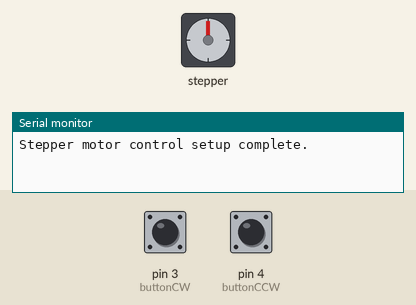
Recording of a sketch running on a simulated Arduino Uno, built with avr-gcc and run on an emulated ATmega328P. Parts: stepper motor, the last lines printed to the serial monitor. The inputs (shaded band) are chosen by the test bench; at power-on: pin 3 (buttonCW) HIGH, pin 4 (buttonCCW) HIGH. Stepper angles assume 2048 steps per turn.

Above: at 1.2 s.
1.3 s: pin 3 (buttonCW) pulled LOW for 0.15 s
At 1.6 s:
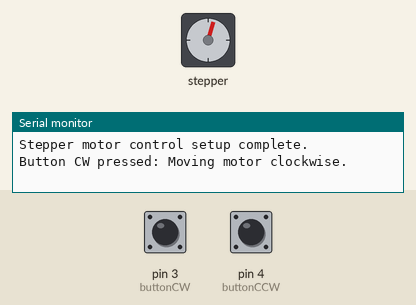
2.9 s: pin 4 (buttonCCW) pulled LOW for 0.15 s
At 3.7 s:
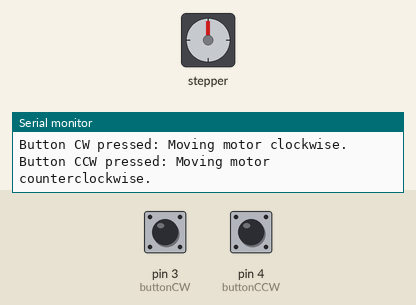
4.9 s: pin 4 (buttonCCW) pulled LOW for 1 s
At 6.0 s:
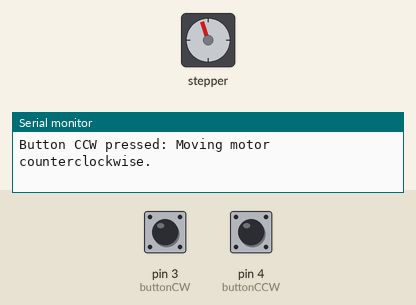
7.4 s: pin 4 (buttonCCW) pulled LOW for 0.15 s
At 9.1 s:
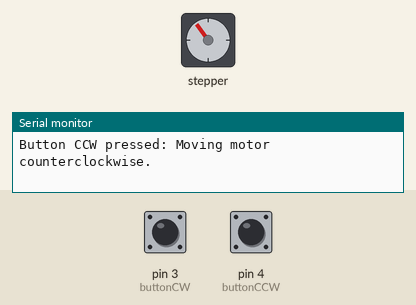
9.5 s: pin 4 (buttonCCW) pulled LOW for 3.2 s
At 11.2 s:
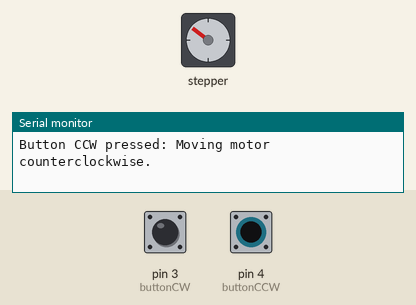
14.2 s: pin 4 (buttonCCW) pulled LOW for 0.15 s
At 15.5 s:
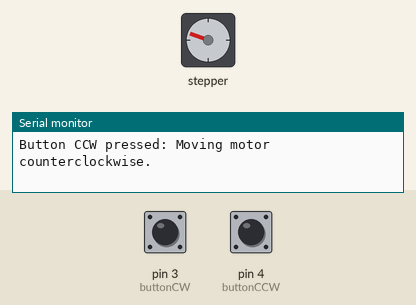
Timing chart, 0 to 17.2 s (numbered marks = the images above; inputs shaded):
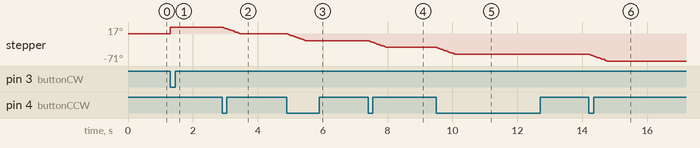

The sketch:

Control_StepperMotor.ino
```cpp
#include <Stepper.h>

// Define the number of steps per revolution for your motor
const int stepsPerRevolution = 2048;  // For 28BYJ-48 stepper motor

// Initialize the stepper library on pins 8 through 11:
Stepper myStepper(stepsPerRevolution, 8, 10, 9, 11);

// Define button pins
const int buttonCW = 3;  // Button to move motor CW
const int buttonCCW = 4; // Button to move motor CCW

// Variables to store the previous state of the buttons
bool prevButtonCWState = HIGH;
bool prevButtonCCWState = HIGH;

void setup() {
  // Initialize the serial communication
  Serial.begin(9600);

  // Set up the button pins as inputs with internal pull-up resistors
  pinMode(buttonCW, INPUT_PULLUP);
  pinMode(buttonCCW, INPUT_PULLUP);

  // Print initial state
  Serial.println("Stepper motor control setup complete.");
}

void loop() {
  // Read the state of the buttons
  bool buttonCWState = digitalRead(buttonCW);
  bool buttonCCWState = digitalRead(buttonCCW);

  // Check for changes in button CW state
  if (buttonCWState != prevButtonCWState) {
    if (buttonCWState == LOW) {
      // ButtonCW pressed, move motor CW
      myStepper.step(100);  // Adjust the number of steps per button press
      myStepper.setSpeed(5);
      Serial.println("Button CW pressed: Moving motor clockwise.");
    }
    prevButtonCWState = buttonCWState;
  }

  // Check for changes in button CCW state
  if (buttonCCWState != prevButtonCCWState) {
    if (buttonCCWState == LOW) {
      // ButtonCCW pressed, move motor CCW
      myStepper.step(-100);  // Adjust the number of steps per button press
      myStepper.setSpeed(5);
      Serial.println("Button CCW pressed: Moving motor counterclockwise.");
    }
    prevButtonCCWState = buttonCCWState;
  }
}
```

Measured:
- after the input at 1.3 s, stepper: turns 17° clockwise, starting at once
- after the input at 2.9 s, stepper: turns 17° counter-clockwise in 0.53 s, starting at once
- after the input at 4.9 s, stepper: turns 18° counter-clockwise in 0.57 s, starting at once
- after the input at 7.4 s, stepper: turns 18° counter-clockwise in 0.60 s, starting at once
- after the input at 9.5 s, stepper: turns 17° counter-clockwise in 0.53 s, starting at once
- after the input at 14.2 s, stepper: turns 18° counter-clockwise in 0.57 s, starting at once
